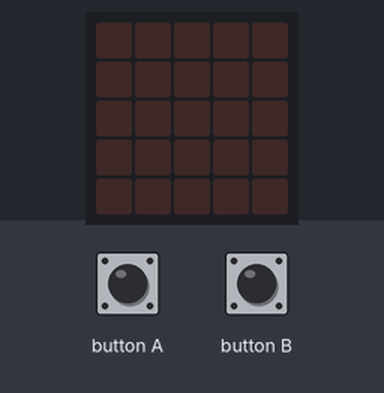
A program run on a simulated BBC micro:bit (MakeCode). Parts: the board's 5×5 LED display. The test bench sets the inputs (shaded band). Random numbers come from a fixed seed.

Above: at 1.2 s.
1.3 s: button A pressed for 0.15 s
At 2.1 s:
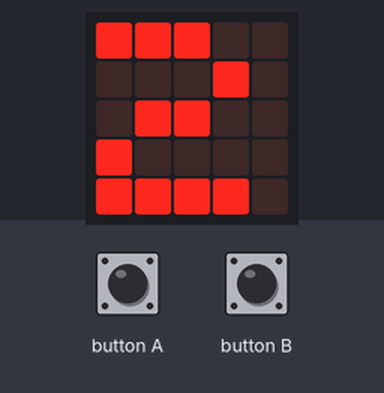
2.9 s: button B pressed for 0.15 s
At 4.2 s:
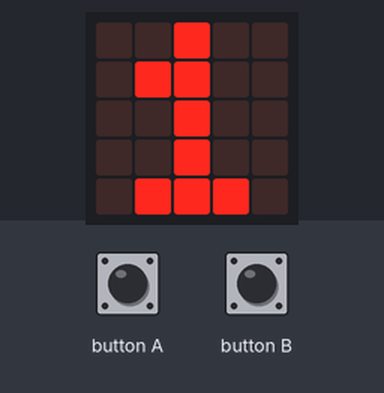
4.5 s: button A pressed for 0.15 s
At 5.7 s:
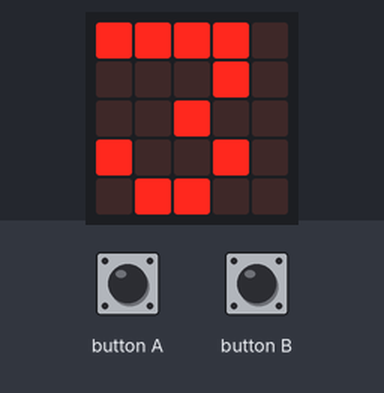
Timing chart, 0 to 7.5 s (numbered marks = the images above; inputs shaded):
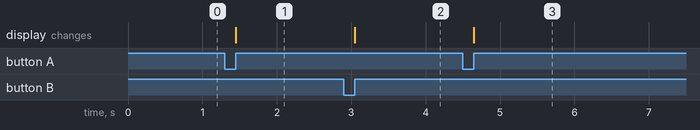

The program:

Wuerfel.py
```python
def on_button_pressed_a():
    basic.show_number(randint(1, 6))
input.on_button_pressed(Button.A, on_button_pressed_a)

def on_button_pressed_b():
    basic.show_number(randint(1, 4))
input.on_button_pressed(Button.B, on_button_pressed_b)
```

Measured:
- after the input at 1.3 s, the display: changes after 0.15 s (image 1)
- after the input at 2.9 s, the display: changes after 0.15 s (image 2)
- after the input at 4.5 s, the display: changes after 0.15 s (image 3)
